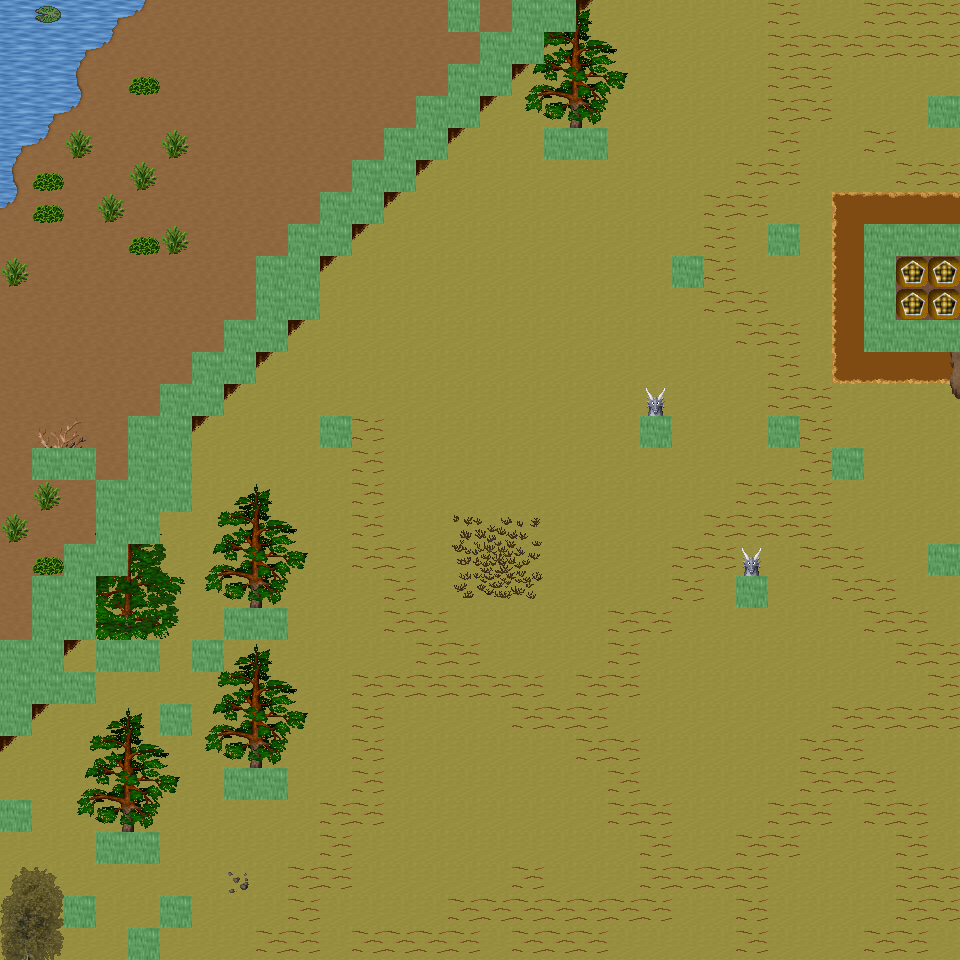

Rendered tile map (Tiled .tmx) drawn with the repository's tilesets; below, a short description and the map source with its tile grids summarised:
An orthogonal 30x30 tile map with 32x32 px tiles, 6 tile layers (Ground, Object, Object2, Above, ...), 57 tilesets and 13 objects (13x mapExit).

<map version="1.0" orientation="orthogonal" renderorder="right-down" width="30" height="30" tilewidth="32" tileheight="32" nextobjectid="14">
  <tileset firstgid="1" name="tileset_ground_ground" tilewidth="32" tileheight="32" tilecount="33" columns="3">
    <image source="../drawable/tileset_ground_ground.png" width="96" height="352" />
  </tileset>
  <tileset firstgid="34" name="tileset_ground_ice_ice" tilewidth="32" tileheight="32" tilecount="3" columns="3">
    <image source="../drawable/tileset_ground_ice_ice.png" width="96" height="32" />
  </tileset>
  <tileset firstgid="37" name="tileset_ground_indoor_brown_hole" tilewidth="32" tileheight="32" tilecount="56" columns="7">
    <image source="../drawable/tileset_ground_indoor_brown_hole.png" width="224" height="256" />
  </tileset>
  <tileset firstgid="93" name="tileset_ground_earth_edges" tilewidth="32" tileheight="32" tilecount="18" columns="6">
    <image source="../drawable/tileset_ground_earth_edges.png" width="192" height="96" />
  </tileset>
  <tileset firstgid="111" name="tileset_ground_rock_pebbles" tilewidth="32" tileheight="32" tilecount="3" columns="1">
    <image source="../drawable/tileset_ground_rock_pebbles.png" width="32" height="96" />
  </tileset>
  <tileset firstgid="114" name="tileset_item_corpse_huge_animal" tilewidth="32" tileheight="32" tilecount="16" columns="2">
    <image source="../drawable/tileset_item_corpse_huge_animal.png" width="64" height="256" />
  </tileset>
  <tileset firstgid="130" name="tileset_plant_flower_daisy_white" tilewidth="32" tileheight="32" tilecount="8" columns="2">
    <image source="../drawable/tileset_plant_flower_daisy_white.png" width="64" height="128" />
  </tileset>
  <tileset firstgid="138" name="tileset_ground_ridge_earth_dark" tilewidth="32" tileheight="32" tilecount="96" columns="12">
    <image source="../drawable/tileset_ground_ridge_earth_dark.png" width="384" height="256" />
  </tileset>
  <tileset firstgid="234" name="tileset_ground_grass_edges" tilewidth="32" tileheight="32" tilecount="36" columns="12">
    <image source="../drawable/tileset_ground_grass_edges.png" width="384" height="96" />
  </tileset>
  <tileset firstgid="270" name="tileset_ground_ridge_ice_2" tilewidth="32" tileheight="32" tilecount="42" columns="7">
    <image source="../drawable/tileset_ground_ridge_ice_2.png" width="224" height="192" />
  </tileset>
  <tileset firstgid="312" name="tileset_ground_ice_glacier" tilewidth="32" tileheight="32" tilecount="1" columns="1">
    <image source="../drawable/tileset_ground_ice_glacier.png" width="32" height="32" />
  </tileset>
  <tileset firstgid="313" name="tileset_plant_bush_large_brown" tilewidth="32" tileheight="32" tilecount="9" columns="3">
    <image source="../drawable/tileset_plant_bush_large_brown.png" width="96" height="96" />
  </tileset>
  <tileset firstgid="322" name="tileset_ground_ridge_ice" tilewidth="32" tileheight="32" tilecount="42" columns="7">
    <image source="../drawable/tileset_ground_ridge_ice.png" width="224" height="192" />
  </tileset>
  <tileset firstgid="364" name="tileset_plant_bush_various_small" tilewidth="32" tileheight="32" tilecount="9" columns="3">
    <image source="../drawable/tileset_plant_bush_various_small.png" width="96" height="96" />
  </tileset>
  <tileset firstgid="373" name="tileset_ground_rock_rocks_2" tilewidth="32" tileheight="32" tilecount="4" columns="2">
    <image source="../drawable/tileset_ground_rock_rocks_2.png" width="64" height="64" />
  </tileset>
  <tileset firstgid="377" name="tileset_ground_brown_2" tilewidth="32" tileheight="32" tilecount="2" columns="1">
    <image source="../drawable/tileset_ground_brown_2.png" width="32" height="64" />
  </tileset>
  <tileset firstgid="379" name="tileset_plant_bush_large_green" tilewidth="32" tileheight="32" tilecount="9" columns="3">
    <image source="../drawable/tileset_plant_bush_large_green.png" width="96" height="96" />
  </tileset>
  <tileset firstgid="388" name="tileset_plant_grasses" tilewidth="32" tileheight="32" tilecount="6" columns="3">
    <image source="../drawable/tileset_plant_grasses.png" width="96" height="64" />
  </tileset>
  <tileset firstgid="394" name="tileset_furniture_table_long_side_on_pale" tilewidth="32" tileheight="32" tilecount="3" columns="3">
    <image source="../drawable/tileset_furniture_table_long_side_on_pale.png" width="96" height="32" />
  </tileset>
  <tileset firstgid="397" name="tileset_item_blood_nsew_stains" tilewidth="32" tileheight="32" tilecount="4" columns="2">
    <image source="../drawable/tileset_item_blood_nsew_stains.png" width="64" height="64" />
  </tileset>
  <tileset firstgid="401" name="tileset_item_blood_floor_stains_2" tilewidth="32" tileheight="32" tilecount="4" columns="2">
    <image source="../drawable/tileset_item_blood_floor_stains_2.png" width="64" height="64" />
  </tileset>
  <tileset firstgid="405" name="tileset_item_statue_grey_stone" tilewidth="32" tileheight="32" tilecount="4" columns="2">
    <image source="../drawable/tileset_item_statue_grey_stone.png" width="64" height="64" />
  </tileset>
  <tileset firstgid="409" name="tileset_item_statue_cross" tilewidth="32" tileheight="32" tilecount="1" columns="1">
    <image source="../drawable/tileset_item_statue_cross.png" width="32" height="32" />
  </tileset>
  <tileset firstgid="410" name="tileset_item_button_gold" tilewidth="32" tileheight="32" tilecount="2" columns="2">
    <image source="../drawable/tileset_item_button_gold.png" width="64" height="32" />
  </tileset>
  <tileset firstgid="412" name="tileset_ground_rock_green_crystal" tilewidth="32" tileheight="32" tilecount="9" columns="3">
    <image source="../drawable/tileset_ground_rock_green_crystal.png" width="96" height="96" />
  </tileset>
  <tileset firstgid="421" name="tileset_item_statue_metal_and_stone" tilewidth="32" tileheight="32" tilecount="6" columns="3">
    <image source="../drawable/tileset_item_statue_metal_and_stone.png" width="96" height="64" />
  </tileset>
  <tileset firstgid="427" name="tileset_ground_ladder_horizontal_pale" tilewidth="32" tileheight="32" tilecount="3" columns="1">
    <image source="../drawable/tileset_ground_ladder_horizontal_pale.png" width="32" height="96" />
  </tileset>
  <tileset firstgid="430" name="tileset_building_fence_fence_chunky" tilewidth="32" tileheight="32" tilecount="21" columns="3">
    <image source="../drawable/tileset_building_fence_fence_chunky.png" width="96" height="224" />
  </tileset>
  <tileset firstgid="451" name="tileset_plant_bush_bushes" tilewidth="32" tileheight="32" tilecount="10" columns="5">
    <image source="../drawable/tileset_plant_bush_bushes.png" width="160" height="64" />
  </tileset>
  <tileset firstgid="461" name="tileset_item_blood_floor_stain" tilewidth="32" tileheight="32" tilecount="1" columns="1">
    <image source="../drawable/tileset_item_blood_floor_stain.png" width="32" height="32" />
  </tileset>
  <tileset firstgid="462" name="tileset_item_corpse_skull_dark" tilewidth="32" tileheight="32" tilecount="2" columns="2">
    <image source="../drawable/tileset_item_corpse_skull_dark.png" width="64" height="32" />
  </tileset>
  <tileset firstgid="464" name="tileset_logic_creature_human" tilewidth="32" tileheight="32" tilecount="5" columns="5">
    <image source="../drawable/tileset_logic_creature_human.png" width="160" height="32" />
  </tileset>
  <tileset firstgid="469" name="tileset_logic_creature_elemental" tilewidth="32" tileheight="32" tilecount="16" columns="8">
    <image source="../drawable/tileset_logic_creature_elemental.png" width="256" height="64" />
  </tileset>
  <tileset firstgid="485" name="tileset_logic_creature_undead" tilewidth="32" tileheight="32" tilecount="16" columns="8">
    <image source="../drawable/tileset_logic_creature_undead.png" width="256" height="64" />
  </tileset>
  <tileset firstgid="501" name="tileset_logic_item_sheepfood" tilewidth="32" tileheight="32" tilecount="1" columns="1">
    <image source="../drawable/tileset_logic_item_sheepfood.png" width="32" height="32" />
  </tileset>
  <tileset firstgid="502" name="tileset_logic_creature_sheep" tilewidth="32" tileheight="32" tilecount="1" columns="1">
    <image source="../drawable/tileset_logic_creature_sheep.png" width="32" height="32" />
  </tileset>
  <tileset firstgid="503" name="tileset_logic_collision" tilewidth="32" tileheight="32" tilecount="1" columns="1">
    <image source="../drawable/tileset_logic_collision.png" width="32" height="32" />
  </tileset>
  <tileset firstgid="504" name="tileset_plant_tree_taller_trees" tilewidth="32" tileheight="32" tilecount="32" columns="8">
    <image source="../drawable/tileset_plant_tree_taller_trees.png" width="256" height="128" />
  </tileset>
  <tileset firstgid="536" name="tileset_building_wall_int_clay" tilewidth="32" tileheight="32" tilecount="100" columns="10">
    <image source="../drawable/tileset_building_wall_int_clay.png" width="320" height="320" />
  </tileset>
  <tileset firstgid="636" name="tileset_plant_tree_pine_tree" tilewidth="32" tileheight="32" tilecount="20" columns="4">
    <image source="../drawable/tileset_plant_tree_pine_tree.png" width="128" height="160" />
  </tileset>
  <tileset firstgid="656" name="tileset_plant_tree_pine_tree_1" tilewidth="32" tileheight="32" tilecount="20" columns="4">
    <image source="../drawable/tileset_plant_tree_pine_tree_1.png" width="128" height="160" />
  </tileset>
  <tileset firstgid="676" name="tileset_plant_stump_hollow_logs" tilewidth="32" tileheight="32" tilecount="6" columns="3">
    <image source="../drawable/tileset_plant_stump_hollow_logs.png" width="96" height="64" />
  </tileset>
  <tileset firstgid="682" name="tileset_plant_stump_small_stump" tilewidth="32" tileheight="32" tilecount="4" columns="2">
    <image source="../drawable/tileset_plant_stump_small_stump.png" width="64" height="64" />
  </tileset>
  <tileset firstgid="686" name="tileset_plant_stump_stump_snow1" tilewidth="32" tileheight="32" tilecount="2" columns="2">
    <image source="../drawable/tileset_plant_stump_stump_snow1.png" width="64" height="32" />
  </tileset>
  <tileset firstgid="688" name="tileset_plant_stump_stump_snow" tilewidth="32" tileheight="32" tilecount="2" columns="2">
    <image source="../drawable/tileset_plant_stump_stump_snow.png" width="64" height="32" />
  </tileset>
  <tileset firstgid="690" name="tileset_building_decoration_rocks" tilewidth="32" tileheight="32" tilecount="6" columns="3">
    <image source="../drawable/tileset_building_decoration_rocks.png" width="96" height="64" />
  </tileset>
  <tileset firstgid="696" name="tileset_ground_rock_rocks" tilewidth="32" tileheight="32" tilecount="4" columns="2">
    <image source="../drawable/tileset_ground_rock_rocks.png" width="64" height="64" />
  </tileset>
  <tileset firstgid="700" name="tileset_ground_grass_corners" tilewidth="32" tileheight="32" tilecount="24" columns="6">
    <image source="../drawable/tileset_ground_grass_corners.png" width="192" height="128" />
  </tileset>
  <tileset firstgid="724" name="tileset_plant_lily_pads" tilewidth="32" tileheight="32" tilecount="2" columns="1">
    <image source="../drawable/tileset_plant_lily_pads.png" width="32" height="64" />
  </tileset>
  <tileset firstgid="726" name="tileset_plant_tree_snow_on_pine" tilewidth="32" tileheight="32" tilecount="20" columns="4">
    <image source="../drawable/tileset_plant_tree_snow_on_pine.png" width="128" height="160" />
  </tileset>
  <tileset firstgid="746" name="tileset_ground_stonecircle" tilewidth="32" tileheight="32" tilecount="81" columns="9">
    <image source="../drawable/tileset_ground_stonecircle.png" width="288" height="288" />
  </tileset>
  <tileset firstgid="827" name="tileset_object_rotating_crystal" tilewidth="32" tileheight="32" tilecount="48" columns="8">
    <image source="../drawable/tileset_object_rotating_crystal.png" width="256" height="192" />
  </tileset>
  <tileset firstgid="875" name="tileset_light_white_1x1" tilewidth="32" tileheight="32" tilecount="1" columns="1">
    <image source="../drawable/tileset_light_white_1x1.png" width="32" height="32" />
  </tileset>
  <tileset firstgid="876" name="tileset_light_light_5x5" tilewidth="32" tileheight="32" tilecount="25" columns="5">
    <image source="../drawable/tileset_light_light_5x5.png" width="160" height="160" />
  </tileset>
  <tileset firstgid="901" name="tileset_logic_creature_fowl" tilewidth="32" tileheight="32" tilecount="6" columns="6">
    <image source="../drawable/tileset_logic_creature_fowl.png" width="192" height="32" />
  </tileset>
  <tileset firstgid="907" name="tileset_building_wall_int_sandstone" tilewidth="32" tileheight="32" tilecount="15" columns="3">
    <image source="../drawable/tileset_building_wall_int_sandstone.png" width="96" height="160" />
  </tileset>
  <tileset firstgid="922" name="tileset_logic_creature_animal" tilewidth="32" tileheight="32" tilecount="32" columns="8">
    <image source="../drawable/tileset_logic_creature_animal.png" width="256" height="128" />
  </tileset>
  <layer name="Ground" width="30" height="30">
    <data>[900 cells, 900 non-empty, 4 distinct tile ids]</data>
  </layer>
  <layer name="Object" width="30" height="30">
    <data>[900 cells, 280 non-empty, 41 distinct tile ids]</data>
  </layer>
  <layer name="Object2" width="30" height="30">
    <data>[900 cells, 20 non-empty, 11 distinct tile ids]</data>
  </layer>
  <layer name="Above" width="30" height="30">
    <data>[900 cells, 98 non-empty, 43 distinct tile ids]</data>
  </layer>
  <layer name="Above2" width="30" height="30">
    <data>[900 cells, 0 non-empty, 0 distinct tile ids]</data>
  </layer>
  <layer name="Walkable" width="30" height="30">
    <data>[900 cells, 83 non-empty, 1 distinct tile ids]</data>
  </layer>
  <objectgroup name="MapEvents">
    <object id="1" name="north" type="mapExit" x="0" y="0" width="448" height="32">
      <properties>
        <property name="map" value="level_0_x69_y8" />
        <property name="x" value="0" />
        <property name="y" value="28" />
      </properties>
    </object>
    <object id="2" name="north2" type="mapExit" x="480" y="0" width="32" height="32">
      <properties>
        <property name="map" value="level_0_x69_y8" />
        <property name="x" value="15" />
        <property name="y" value="28" />
      </properties>
    </object>
    <object id="3" name="north3" type="mapExit" x="576" y="0" width="384" height="32">
      <properties>
        <property name="map" value="level_0_x69_y8" />
        <property name="x" value="18" />
        <property name="y" value="28" />
      </properties>
    </object>
    <object id="4" name="south" type="mapExit" x="0" y="928" width="128" height="32">
      <properties>
        <property name="map" value="level_0_x69_y10" />
        <property name="x" value="0" />
        <property name="y" value="1" />
      </properties>
    </object>
    <object id="5" name="south2" type="mapExit" x="160" y="928" width="800" height="32">
      <properties>
        <property name="map" value="level_0_x69_y10" />
        <property name="x" value="5" />
        <property name="y" value="1" />
      </properties>
    </object>
    <object id="6" name="west" type="mapExit" x="0" y="0" width="32" height="640">
      <properties>
        <property name="map" value="level_0_x68_y9" />
        <property name="x" value="28" />
        <property name="y" value="0" />
      </properties>
    </object>
    <object id="7" name="west2" type="mapExit" x="0" y="736" width="32" height="64">
      <properties>
        <property name="map" value="level_0_x68_y9" />
        <property name="x" value="28" />
        <property name="y" value="23" />
      </properties>
    </object>
    <object id="8" name="west3" type="mapExit" x="0" y="832" width="32" height="128">
      <properties>
        <property name="map" value="level_0_x68_y9" />
        <property name="x" value="28" />
        <property name="y" value="26" />
      </properties>
    </object>
    <object id="9" name="east" type="mapExit" x="928" y="0" width="32" height="96">
      <properties>
        <property name="map" value="level_0_x70_y9" />
        <property name="x" value="1" />
        <property name="y" value="0" />
      </properties>
    </object>
    <object id="10" name="east2" type="mapExit" x="928" y="128" width="32" height="96">
      <properties>
        <property name="map" value="level_0_x70_y9" />
        <property name="x" value="1" />
        <property name="y" value="4" />
      </properties>
    </object>
    <object id="11" name="east3" type="mapExit" x="928" y="256" width="32" height="64">
      <properties>
        <property name="map" value="level_0_x70_y9" />
        <property name="x" value="1" />
        <property name="y" value="8" />
      </properties>
    </object>
    <object id="12" name="east4" type="mapExit" x="928" y="352" width="32" height="192">
      <properties>
        <property name="map" value="level_0_x70_y9" />
        <property name="x" value="1" />
        <property name="y" value="11" />
      </properties>
    </object>
    <object id="13" name="east5" type="mapExit" x="928" y="576" width="32" height="384">
      <properties>
        <property name="map" value="level_0_x70_y9" />
        <property name="x" value="1" />
        <property name="y" value="18" />
      </properties>
    </object>
  </objectgroup>
</map>
